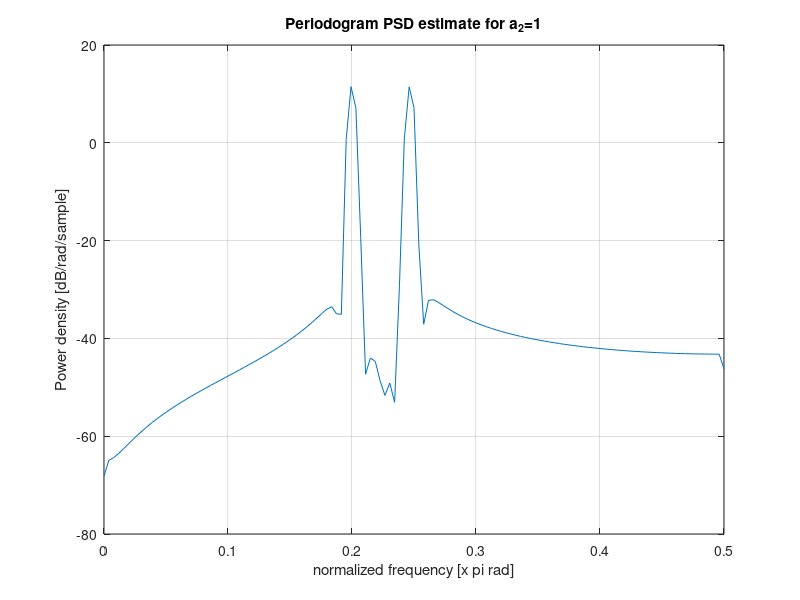
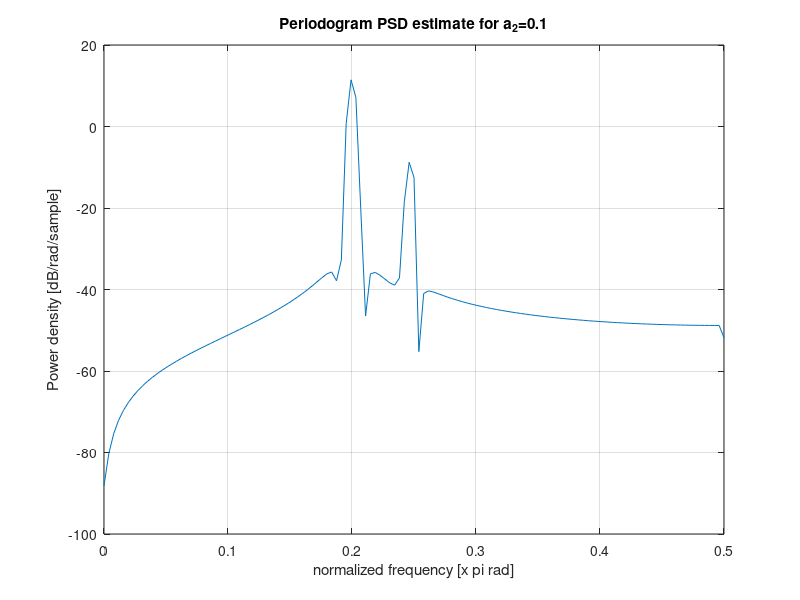
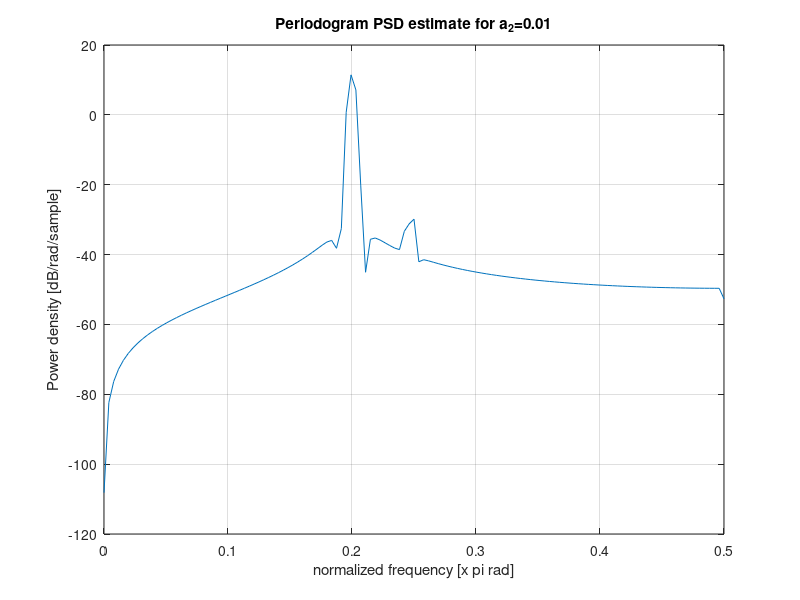
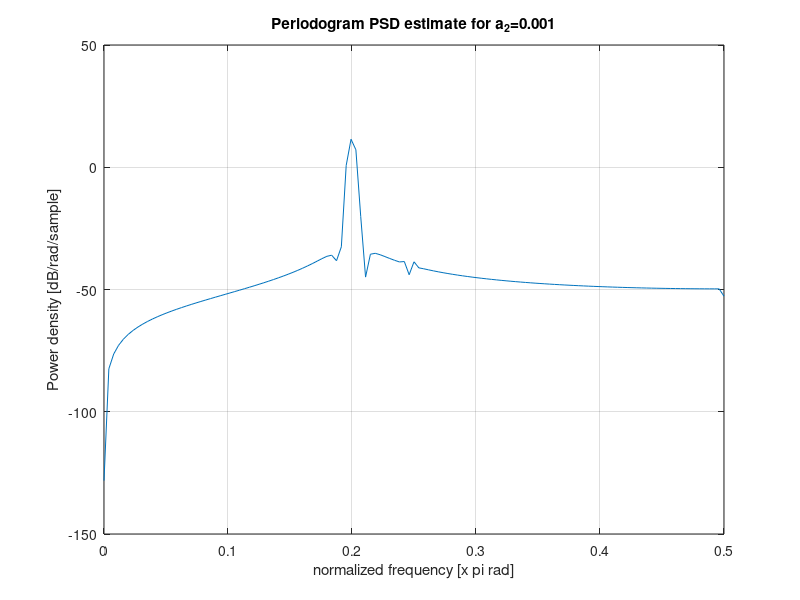

The MATLAB script that drew these images, in order:
% ASPMI Part 1.3c
% Make bartlett-windowed periodogram of x[n] with varying a2
f0=0.2;
a1 = 1;

phi1 = 0;
phi2 = 0;
N = 256;
win = bartlett(N);

n = 0:N-1;
w = 0; % 0 variance

% % Find periodograms for alpha=4
% alpha = 4;
% 
% % Find periodogram for a2=1
% a2 = 1;
% x = a1*sin(f0*2*pi*n+phi1)+a2*sin((f0+alpha/N)*2*pi*n+phi2)+w;
% 
% figure(1)
% % subplot(2,2,3)
% periodogram(x,win);
% title('Periodogram PSD estimate for a_2=1')
% 
% % Find periodogram for a2=0.1
% a2 = 0.1;
% x = a1*sin(f0*2*pi*n+phi1)+a2*sin((f0+alpha/N)*2*pi*n+phi2)+w;
% figure(2)
% % subplot(2,2,3)
% periodogram(x,win);
% title('Periodogram PSD estimate for a_2=0.1')
% 
% % Find periodogram for a2=0.01
% a2 = 0.01;
% x = a1*sin(f0*2*pi*n+phi1)+a2*sin((f0+alpha/N)*2*pi*n+phi2)+w;
% figure(3)
% % subplot(2,2,3)
% periodogram(x,win);
% title('Periodogram PSD estimate for a_2=0.01')
% 
% % Find periodogram for a2=0.001
% a2 = 0.001;
% x = a1*sin(f0*2*pi*n+phi1)+a2*sin((f0+alpha/N)*2*pi*n+phi2)+w;
% figure(4)
% % subplot(2,2,3)
% periodogram(x,win);
% title('Periodogram PSD estimate for a_2=0.001')

% Find periodograms for alpha=12
alpha = 12;

% Find periodogram for a2=1
a2 = 1;
x2 = a1*sin(f0*2*pi*n+phi1)+a2*sin((f0+alpha/N)*2*pi*n+phi2)+w;
win = hamming(N);
figure(5)
% subplot(2,2,3)
periodogram(x2,win);
title('Periodogram PSD estimate for a_2=1')

% Find periodogram for a2=0.1
a2 = 0.1;
x2 = a1*sin(f0*2*pi*n+phi1)+a2*sin((f0+alpha/N)*2*pi*n+phi2)+w;
figure(6)
% subplot(2,2,3)
periodogram(x2,win);
title('Periodogram PSD estimate for a_2=0.1')

% Find periodogram for a2=0.01
a2 = 0.01;
x2 = a1*sin(f0*2*pi*n+phi1)+a2*sin((f0+alpha/N)*2*pi*n+phi2)+w;
figure(7)
% subplot(2,2,3)
periodogram(x2,win);
title('Periodogram PSD estimate for a_2=0.01')

% Find periodogram for a2=0.001
a2 = 0.001;
x2 = a1*sin(f0*2*pi*n+phi1)+a2*sin((f0+alpha/N)*2*pi*n+phi2)+w;
figure(8)
% subplot(2,2,3)
periodogram(x2,win);
title('Periodogram PSD estimate for a_2=0.001')